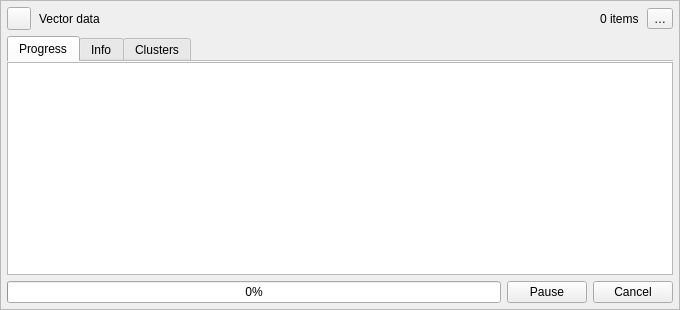
<?xml version="1.0" encoding="UTF-8"?>
<ui version="4.0">
 <class>card_vector_data_run</class>
 <widget class="QFrame" name="card_vector_data_run">
  <property name="geometry">
   <rect>
    <x>0</x>
    <y>0</y>
    <width>680</width>
    <height>310</height>
   </rect>
  </property>
  <property name="frameShape">
   <enum>QFrame::Shape::StyledPanel</enum>
  </property>
  <property name="surfaceRole" stdset="0">
   <string>group</string>
  </property>
  <layout class="QVBoxLayout" name="layout_card_root">
   <property name="spacing">
    <number>6</number>
   </property>
   <property name="leftMargin">
    <number>6</number>
   </property>
   <property name="topMargin">
    <number>6</number>
   </property>
   <property name="rightMargin">
    <number>6</number>
   </property>
   <property name="bottomMargin">
    <number>6</number>
   </property>
   <item>
    <layout class="QHBoxLayout" name="layout_card_header" stretch="0,0,0,0">
     <property name="spacing">
      <number>8</number>
     </property>
     <item>
      <widget class="QToolButton" name="button_toggle_details">
       <property name="toolTip">
        <string>Show run details and clustering</string>
       </property>
       <property name="text">
        <string/>
       </property>
       <property name="icon">
        <iconset>
         <normaloff>../../shared/icons/material/next.svg</normaloff>
         <normalon>../../shared/icons/material/down.svg</normalon>../../shared/icons/material/next.svg</iconset>
       </property>
       <property name="checkable">
        <bool>true</bool>
       </property>
       <property name="iconName" stdset="0">
        <string>next</string>
       </property>
      </widget>
     </item>
     <item>
      <widget class="QLabel" name="label_run_name">
       <property name="sizePolicy">
        <sizepolicy hsizetype="Expanding" vsizetype="Preferred">
         <horstretch>0</horstretch>
         <verstretch>0</verstretch>
        </sizepolicy>
       </property>
       <property name="text">
        <string>Vector data</string>
       </property>
      </widget>
     </item>
     <item>
      <widget class="QLabel" name="label_status">
       <property name="text">
        <string>0 items</string>
       </property>
      </widget>
     </item>
     <item>
      <widget class="QToolButton" name="button_run_options">
       <property name="toolTip">
        <string>Vector data options</string>
       </property>
       <property name="text">
        <string>…</string>
       </property>
      </widget>
     </item>
    </layout>
   </item>
   <item>
    <widget class="QTabWidget" name="tabs_run_details">
     <property name="tabPosition">
      <enum>QTabWidget::TabPosition::North</enum>
     </property>
     <property name="currentIndex">
      <number>0</number>
     </property>
     <property name="documentMode">
      <bool>true</bool>
     </property>
     <widget class="QWidget" name="tab_progress">
      <attribute name="title">
       <string>Progress</string>
      </attribute>
      <layout class="QVBoxLayout" name="verticalLayout">
       <property name="spacing">
        <number>6</number>
       </property>
       <property name="leftMargin">
        <number>0</number>
       </property>
       <property name="topMargin">
        <number>0</number>
       </property>
       <property name="rightMargin">
        <number>0</number>
       </property>
       <property name="bottomMargin">
        <number>0</number>
       </property>
       <item>
        <widget class="QTextBrowser" name="tb_progress_report"/>
       </item>
      </layout>
     </widget>
     <widget class="QWidget" name="tab_run_info">
      <attribute name="title">
       <string>Info</string>
      </attribute>
      <layout class="QVBoxLayout" name="layout_info">
       <property name="leftMargin">
        <number>0</number>
       </property>
       <property name="topMargin">
        <number>0</number>
       </property>
       <property name="rightMargin">
        <number>0</number>
       </property>
       <property name="bottomMargin">
        <number>0</number>
       </property>
       <item>
        <widget class="QTreeWidget" name="tree_run_info">
         <property name="alternatingRowColors">
          <bool>true</bool>
         </property>
         <property name="rootIsDecorated">
          <bool>false</bool>
         </property>
         <column>
          <property name="text">
           <string>Property</string>
          </property>
         </column>
         <column>
          <property name="text">
           <string>Value</string>
          </property>
         </column>
        </widget>
       </item>
      </layout>
     </widget>
     <widget class="QWidget" name="tab_run_clusters">
      <attribute name="title">
       <string>Clusters</string>
      </attribute>
      <layout class="QVBoxLayout" name="layout_clusters">
       <property name="spacing">
        <number>6</number>
       </property>
       <property name="leftMargin">
        <number>0</number>
       </property>
       <property name="topMargin">
        <number>0</number>
       </property>
       <property name="rightMargin">
        <number>0</number>
       </property>
       <property name="bottomMargin">
        <number>0</number>
       </property>
       <item>
        <widget class="QTreeWidget" name="tree_clustering_runs">
         <property name="alternatingRowColors">
          <bool>true</bool>
         </property>
         <property name="rootIsDecorated">
          <bool>true</bool>
         </property>
         <column>
          <property name="text">
           <string>Clustering / Details</string>
          </property>
         </column>
         <column>
          <property name="text">
           <string>Status / Value</string>
          </property>
         </column>
        </widget>
       </item>
       <item alignment="Qt::AlignmentFlag::AlignHCenter">
        <widget class="QPushButton" name="button_add_clustering">
         <property name="text">
          <string>Add New...</string>
         </property>
        </widget>
       </item>
      </layout>
     </widget>
    </widget>
   </item>
   <item>
    <widget class="QWidget" name="progress_control" native="true">
     <layout class="QHBoxLayout" name="horizontalLayout">
      <property name="spacing">
       <number>6</number>
      </property>
      <property name="leftMargin">
       <number>0</number>
      </property>
      <property name="topMargin">
       <number>0</number>
      </property>
      <property name="rightMargin">
       <number>0</number>
      </property>
      <property name="bottomMargin">
       <number>0</number>
      </property>
      <item>
       <widget class="QProgressBar" name="progress_run">
        <property name="value">
         <number>0</number>
        </property>
       </widget>
      </item>
      <item>
       <widget class="QPushButton" name="button_pause_run">
        <property name="text">
         <string>Pause</string>
        </property>
       </widget>
      </item>
      <item>
       <widget class="QPushButton" name="button_cancel_run">
        <property name="text">
         <string>Cancel</string>
        </property>
       </widget>
      </item>
     </layout>
    </widget>
   </item>
  </layout>
 </widget>
 <resources/>
 <connections/>
</ui>
